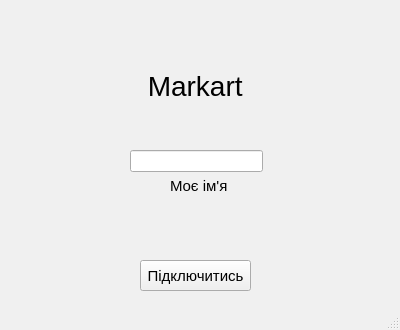
<?xml version="1.0" encoding="UTF-8"?>
<ui version="4.0">
 <class>LoginWindow</class>
 <widget class="QMainWindow" name="LoginWindow">
  <property name="geometry">
   <rect>
    <x>0</x>
    <y>0</y>
    <width>400</width>
    <height>330</height>
   </rect>
  </property>
  <property name="minimumSize">
   <size>
    <width>400</width>
    <height>330</height>
   </size>
  </property>
  <property name="maximumSize">
   <size>
    <width>400</width>
    <height>330</height>
   </size>
  </property>
  <property name="palette">
   <palette>
    <active>
     <colorrole role="WindowText">
      <brush brushstyle="SolidPattern">
       <color alpha="255">
        <red>255</red>
        <green>255</green>
        <blue>255</blue>
       </color>
      </brush>
     </colorrole>
     <colorrole role="Button">
      <brush brushstyle="SolidPattern">
       <color alpha="255">
        <red>91</red>
        <green>101</green>
        <blue>122</blue>
       </color>
      </brush>
     </colorrole>
     <colorrole role="BrightText">
      <brush brushstyle="SolidPattern">
       <color alpha="255">
        <red>213</red>
        <green>213</green>
        <blue>213</blue>
       </color>
      </brush>
     </colorrole>
     <colorrole role="Base">
      <brush brushstyle="SolidPattern">
       <color alpha="255">
        <red>91</red>
        <green>101</green>
        <blue>122</blue>
       </color>
      </brush>
     </colorrole>
     <colorrole role="Window">
      <brush brushstyle="SolidPattern">
       <color alpha="255">
        <red>108</red>
        <green>119</green>
        <blue>144</blue>
       </color>
      </brush>
     </colorrole>
     <colorrole role="Highlight">
      <brush brushstyle="SolidPattern">
       <color alpha="255">
        <red>0</red>
        <green>85</green>
        <blue>127</blue>
       </color>
      </brush>
     </colorrole>
     <colorrole role="AlternateBase">
      <brush brushstyle="SolidPattern">
       <color alpha="255">
        <red>91</red>
        <green>101</green>
        <blue>122</blue>
       </color>
      </brush>
     </colorrole>
     <colorrole role="ToolTipBase">
      <brush brushstyle="SolidPattern">
       <color alpha="255">
        <red>91</red>
        <green>101</green>
        <blue>122</blue>
       </color>
      </brush>
     </colorrole>
     <colorrole role="PlaceholderText">
      <brush brushstyle="SolidPattern">
       <color alpha="255">
        <red>0</red>
        <green>0</green>
        <blue>0</blue>
       </color>
      </brush>
     </colorrole>
    </active>
    <inactive>
     <colorrole role="WindowText">
      <brush brushstyle="SolidPattern">
       <color alpha="255">
        <red>0</red>
        <green>0</green>
        <blue>0</blue>
       </color>
      </brush>
     </colorrole>
     <colorrole role="Button">
      <brush brushstyle="SolidPattern">
       <color alpha="255">
        <red>240</red>
        <green>240</green>
        <blue>240</blue>
       </color>
      </brush>
     </colorrole>
     <colorrole role="BrightText">
      <brush brushstyle="SolidPattern">
       <color alpha="255">
        <red>255</red>
        <green>255</green>
        <blue>255</blue>
       </color>
      </brush>
     </colorrole>
     <colorrole role="Base">
      <brush brushstyle="SolidPattern">
       <color alpha="255">
        <red>255</red>
        <green>255</green>
        <blue>255</blue>
       </color>
      </brush>
     </colorrole>
     <colorrole role="Window">
      <brush brushstyle="SolidPattern">
       <color alpha="255">
        <red>240</red>
        <green>240</green>
        <blue>240</blue>
       </color>
      </brush>
     </colorrole>
     <colorrole role="Highlight">
      <brush brushstyle="SolidPattern">
       <color alpha="255">
        <red>240</red>
        <green>240</green>
        <blue>240</blue>
       </color>
      </brush>
     </colorrole>
     <colorrole role="AlternateBase">
      <brush brushstyle="SolidPattern">
       <color alpha="255">
        <red>245</red>
        <green>245</green>
        <blue>245</blue>
       </color>
      </brush>
     </colorrole>
     <colorrole role="ToolTipBase">
      <brush brushstyle="SolidPattern">
       <color alpha="255">
        <red>255</red>
        <green>255</green>
        <blue>220</blue>
       </color>
      </brush>
     </colorrole>
     <colorrole role="PlaceholderText">
      <brush brushstyle="SolidPattern">
       <color alpha="128">
        <red>0</red>
        <green>0</green>
        <blue>0</blue>
       </color>
      </brush>
     </colorrole>
    </inactive>
    <disabled>
     <colorrole role="WindowText">
      <brush brushstyle="SolidPattern">
       <color alpha="255">
        <red>120</red>
        <green>120</green>
        <blue>120</blue>
       </color>
      </brush>
     </colorrole>
     <colorrole role="Button">
      <brush brushstyle="SolidPattern">
       <color alpha="255">
        <red>91</red>
        <green>101</green>
        <blue>122</blue>
       </color>
      </brush>
     </colorrole>
     <colorrole role="BrightText">
      <brush brushstyle="SolidPattern">
       <color alpha="255">
        <red>213</red>
        <green>213</green>
        <blue>213</blue>
       </color>
      </brush>
     </colorrole>
     <colorrole role="Base">
      <brush brushstyle="SolidPattern">
       <color alpha="255">
        <red>91</red>
        <green>101</green>
        <blue>122</blue>
       </color>
      </brush>
     </colorrole>
     <colorrole role="Window">
      <brush brushstyle="SolidPattern">
       <color alpha="255">
        <red>108</red>
        <green>119</green>
        <blue>144</blue>
       </color>
      </brush>
     </colorrole>
     <colorrole role="Highlight">
      <brush brushstyle="SolidPattern">
       <color alpha="255">
        <red>0</red>
        <green>120</green>
        <blue>215</blue>
       </color>
      </brush>
     </colorrole>
     <colorrole role="AlternateBase">
      <brush brushstyle="SolidPattern">
       <color alpha="255">
        <red>245</red>
        <green>245</green>
        <blue>245</blue>
       </color>
      </brush>
     </colorrole>
     <colorrole role="ToolTipBase">
      <brush brushstyle="SolidPattern">
       <color alpha="255">
        <red>255</red>
        <green>255</green>
        <blue>220</blue>
       </color>
      </brush>
     </colorrole>
     <colorrole role="PlaceholderText">
      <brush brushstyle="SolidPattern">
       <color alpha="128">
        <red>0</red>
        <green>0</green>
        <blue>0</blue>
       </color>
      </brush>
     </colorrole>
    </disabled>
   </palette>
  </property>
  <property name="font">
   <font>
    <family>Poppins</family>
   </font>
  </property>
  <property name="windowTitle">
   <string>Markart</string>
  </property>
  <widget class="QWidget" name="centralwidget">
   <widget class="QPushButton" name="pushButton">
    <property name="geometry">
     <rect>
      <x>140</x>
      <y>260</y>
      <width>111</width>
      <height>31</height>
     </rect>
    </property>
    <property name="font">
     <font>
      <family>Segoe UI</family>
      <pointsize>11</pointsize>
     </font>
    </property>
    <property name="text">
     <string>Підключитись</string>
    </property>
   </widget>
   <widget class="QLineEdit" name="lineEdit">
    <property name="geometry">
     <rect>
      <x>130</x>
      <y>150</y>
      <width>133</width>
      <height>22</height>
     </rect>
    </property>
    <property name="palette">
     <palette>
      <active/>
      <inactive/>
      <disabled/>
     </palette>
    </property>
    <property name="font">
     <font>
      <family>Segoe UI</family>
      <pointsize>11</pointsize>
     </font>
    </property>
   </widget>
   <widget class="QLabel" name="label_2">
    <property name="geometry">
     <rect>
      <x>170</x>
      <y>170</y>
      <width>61</width>
      <height>31</height>
     </rect>
    </property>
    <property name="font">
     <font>
      <family>Segoe UI</family>
      <pointsize>11</pointsize>
     </font>
    </property>
    <property name="text">
     <string>Моє ім'я</string>
    </property>
   </widget>
   <widget class="QLabel" name="label_3">
    <property name="geometry">
     <rect>
      <x>140</x>
      <y>70</y>
      <width>111</width>
      <height>31</height>
     </rect>
    </property>
    <property name="font">
     <font>
      <family>Segoe UI</family>
      <pointsize>21</pointsize>
     </font>
    </property>
    <property name="text">
     <string> Markart</string>
    </property>
   </widget>
  </widget>
  <widget class="QStatusBar" name="statusbar"/>
  <action name="action1112">
   <property name="text">
    <string>1112</string>
   </property>
  </action>
 </widget>
 <resources/>
 <connections/>
</ui>
